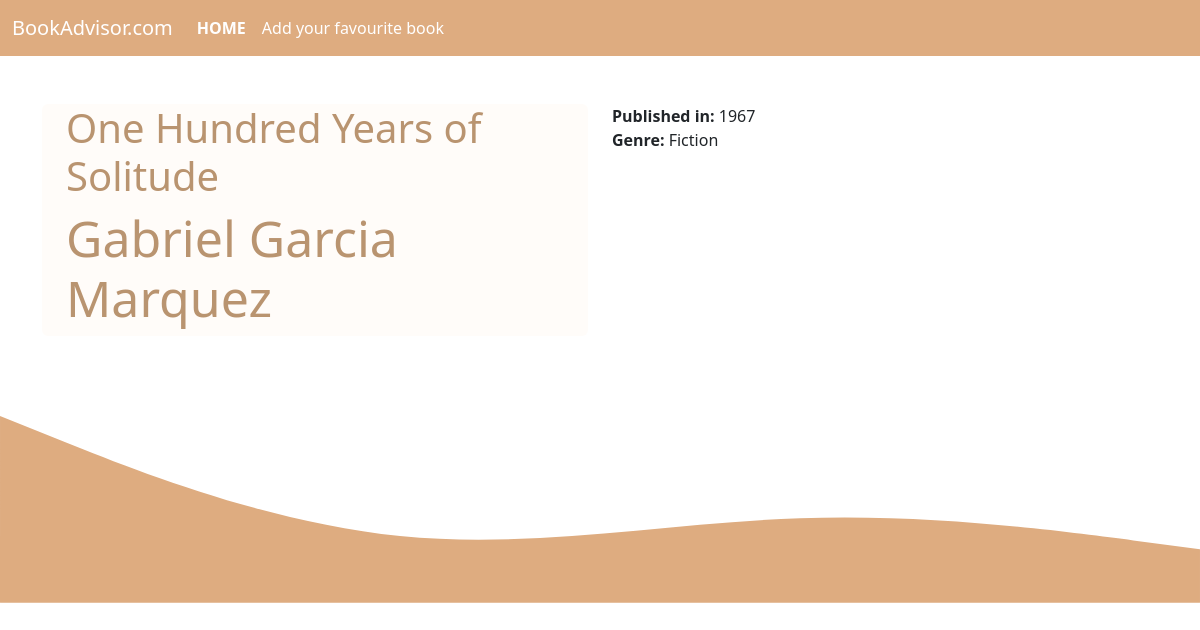
Page /details.php?id=1 on the committed database.
### tables this page shows
CREATE TABLE `libri` (
  `id` int(11) NOT NULL,
  `titolo` varchar(50) NOT NULL,
  `autore` varchar(30) NOT NULL,
  `anno_pubblicazione` int(11) NOT NULL,
  `genere` varchar(20) NOT NULL,
  `copertina` varchar(400) NOT NULL
);

### details.php (the view, shortened to what this page needs)
<?php
include __DIR__ . '/includes/db.php';
$stmt = $pdo->prepare('SELECT * FROM libri WHERE id = ?');
$stmt->execute([$_GET["id"]]);
$line = $stmt->fetch();
include __DIR__ . '/includes/init.php'?>
<div class="container">
    <div class="row pt-5">
    <div class="col">
        <div class="card px-4" >
        <h1><?= $line['titolo'] ?></h1>
        <h2><?= $line['autore'] ?></h2>
        </div>
    </div>
    <div class="col">
        <p class="m-0"><span class="fw-bold">Published in:</span> <?= $line['anno_pubblicazione'] ?></p>
        <p class="m-0"><span class="fw-bold">Genre:</span> <?= $line['genere'] ?></p>
    </div>
    </div>
</div><?php
include __DIR__ . '/includes/end.php';

### style.css (style rules this page uses)
.card { background-color: rgba(250, 235, 215, 0.146); border: none; }

### includes/init.php (style rules this page uses)
h2 { color: #B99470; font-size: 50px; }
h1, h2, h3, h4, h5, h6, .h1, .h2, .h3, .h4, .h5, .h6 { color: #B99470; }

### rows in the picture
libri: titolo "One Hundred Years of Solitude", autore "Gabriel Garcia Marquez", anno_pubblicazione "1967", genere "Fiction"
